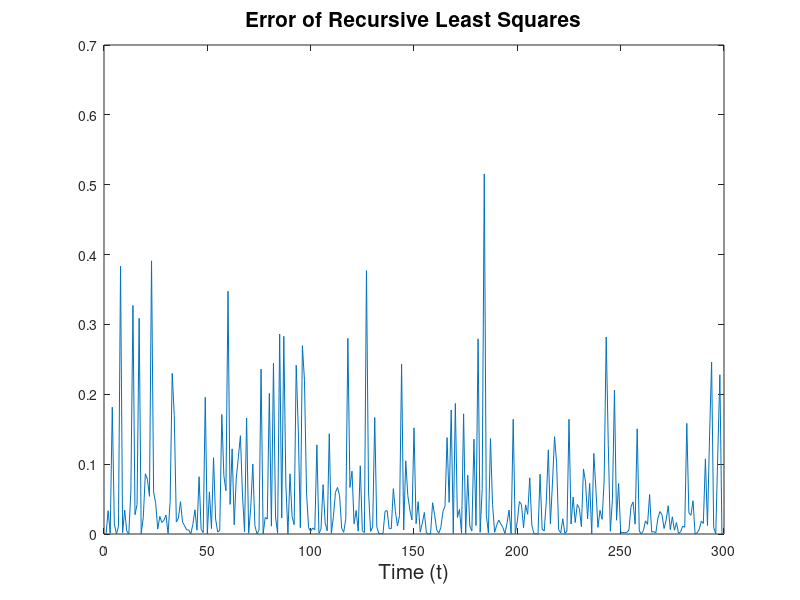

MATLAB code for this plot:
% This program for Sequential Weighted Least squares (SWLS)

% source Generation
clear all;clc;close all;
n=0:299;
N=length(n);
theta_org=[1 .03]'; % Original parameters
W=eye(N); % Weighting Matrix


H=[ones(N,1) n'];
% H=[ones(N,1) n' n'.^2 n'.^3];

% Model for Source
x=H*theta_org + .25*randn(1,N)';  % variance of the Noise .0625

p=2; % No of parameters to estimate

% Initialization
sigma=inv(H(1,:)*W(1,1)*H(1,:)');    % Covariance Mtx in the case of BLUE
theta=(sigma*H(1,:)*W(1,1)*x(1))';   % Initial estimator based on one sample
% Jmin(1)=x(1)*(x(1)-H(1,:)*theta);    % First time error

for i=2:N,
    
    a=(1/W(i,i))+H(i,:)*sigma*H(i,:)'; % changed H'(i,:) to H(i,:) and Vice versa in the original algo
    K(:,i)=sigma*H(i,:)'/a;      % finding the Gain
    e(i)=x(i)-H(i,:)*theta;    % Prediction error
    theta=theta+K(:,i)*e(i);    % The estimator update
%     Jmin(i)=Jmin(i-1)+ e(i)/a;   % Minimum Error
    sigma=[eye(p)-K(:,i)*H(i,:)]*sigma;    % covariance update
    
end

figure,hnd=plot((e.^2));
hnd=title('Error of Recursive Least Squares');
set(hnd,'fontsize',15); 
hnd=xlabel('Time (t)');
set(hnd,'fontsize',15); 
